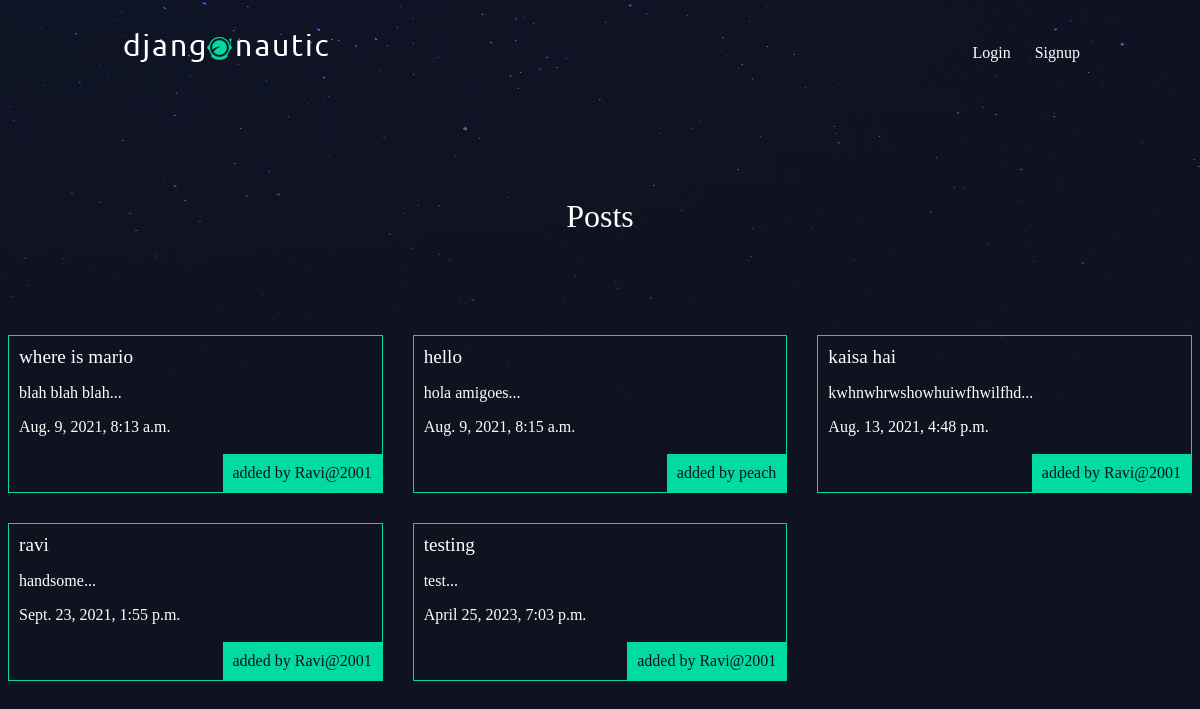
/Post/, run on the app's committed database.
### Post/models.py (models this page shows, shortened)
class Post(models.Model):
    Title = models.CharField(max_length=100)
    Slug = models.SlugField()
    Body = models.TextField()
    Date = models.DateTimeField(auto_now_add=True)
    thumb = models.ImageField(default= 'hi.jpg', blank= True)
    author = models.ForeignKey(User, on_delete=models.CASCADE,default=None)
    def snippet(self):
        return self.Body[:50] + "..."

### Post/views.py (the view)
# urls.py: path('',views.posts, name="list"),
def posts(request):
    post = Post.objects.all().order_by('Date')
    return render(request,'post.html', {'posts':post})

### Post/templates/post.html
{% extends 'base_layout.html' %}
{% block content %}
<div class="wrapper">
<h1>Posts</h1>
</div>
<div class="Posts">
    {% for post in posts %}
        <div class="post">
            <h2><a href="{% url 'Post:detail' post.Slug %}">{{post.Title}}</a></h2>
            <p>{{post.snippet}}</p>
            <p class="author">added by {{post.author.username}}</p>
            <p>{{post.Date}}</p>
        </div>
    {% endfor %}
</div>
{% endblock %}

### templates/base_layout.html (shortened to what this page needs)
{% load static %}
<!DOCTYPE html>
<html lang = "en">
<head>
<link rel="stylesheet" href="{% static 'styles.css' %}">
</head>
<body>
    <header class="wrapper">
        <h1><a href="{% url 'home' %}"><img src="{% static 'logo.png' %}"></a></h1>
        <nav>
            <ul>
                {% if user.is_authenticated %}
                    <li>
                        <form class="logout-link" action="/accounts/logout/" method="post">
                            {% csrf_token %}
                            <button type="submit">Logout</button>
                        </form>
                    </li>
                    <li><a href="/Post/create/" class="highlight">New Post</a></li>
                {% else %}
                    <li><a href="/accounts/login/">Login</a></li>
                    <li><a href="/accounts/signup/">Signup</a></li>
                {% endif %}
            </ul>
        </nav>
    </header>
    <div>
        {% block content %}
         {% endblock %}
    </div>
</body>
</html>

### assets/styles.css (style rules this page uses)
body { background-color: #0f121f; background-image: url(/static/stars.png); background-repeat: no-repeat; color: #fff; }
body * { font-family: Ubuntu; }
h1, h2, h3, h4, h5 { font-weight: normal; margin: 0; }
a, a:hover, a:visited { color: #fff; text-decoration: none; }
.wrapper { max-width: 960px; margin: 0 auto; }
div.wrapper > h1 { text-align: center; margin: 100px auto; font-size: 2.4em, }
header { display: grid; grid-template-columns: 1fr 1fr; padding: 20px 0; }
nav { justify-self: end; }
nav li { display: inline-block; margin-left: 20px; }
.Posts { display:grid; grid-template-columns: 1fr 1fr 1fr; grid-gap: 30px; }
.post { padding: 10px; border: 1px solid #00dba0; position: relative; padding-bottom: 40px; }
.post h2 { font-size:1.2em; }
.post .author { padding:10px; background:#00dba0; position: absolute; right:0; bottom:0; margin:0; color:#0f121f; }

### data on the page
Post: Title "where is mario", snippet "blah blah blah...", author.username "Ravi@2001", Date "Aug. 9, 2021, 8:13 a.m."
Post: Title "hello", snippet "hola amigoes...", author.username "peach", Date "Aug. 9, 2021, 8:15 a.m."
Post: Title "kaisa hai", snippet "kwhnwhrwshowhuiwfhwilfhd...", author.username "Ravi@2001", Date "Aug. 13, 2021, 4:48 p.m."
Post: Title "ravi", snippet "handsome...", author.username "Ravi@2001", Date "Sept. 23, 2021, 1:55 p.m."
Post: Title "testing", snippet "test...", author.username "Ravi@2001", Date "April 25, 2023, 7:03 p.m."
